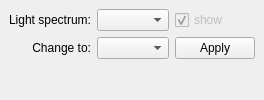
<?xml version="1.0" encoding="UTF-8"?>
<ui version="4.0">
 <class>IllumDock</class>
 <widget class="QDockWidget" name="IllumDock">
  <property name="windowTitle">
   <string>Illumination</string>
  </property>
  <widget class="QWidget" name="dockWidgetContents">
   <layout class="QGridLayout" name="gridLayout">
    <item row="1" column="3">
     <spacer name="horizontalSpacer">
      <property name="orientation">
       <enum>Qt::Horizontal</enum>
      </property>
      <property name="sizeHint" stdset="0">
       <size>
        <width>0</width>
        <height>0</height>
       </size>
      </property>
     </spacer>
    </item>
    <item row="1" column="1">
     <widget class="QComboBox" name="illum2Box">
      <property name="toolTip">
       <string>illuminant to apply</string>
      </property>
     </widget>
    </item>
    <item row="1" column="2">
     <widget class="QPushButton" name="applyButton">
      <property name="toolTip">
       <string>calculate new scene illumination</string>
      </property>
      <property name="text">
       <string>Apply</string>
      </property>
     </widget>
    </item>
    <item row="1" column="0">
     <widget class="QLabel" name="i2Label">
      <property name="text">
       <string>Change to:</string>
      </property>
      <property name="alignment">
       <set>Qt::AlignRight|Qt::AlignTrailing|Qt::AlignVCenter</set>
      </property>
     </widget>
    </item>
    <item row="0" column="0">
     <widget class="QLabel" name="i1Label">
      <property name="text">
       <string>Light spectrum:</string>
      </property>
      <property name="alignment">
       <set>Qt::AlignRight|Qt::AlignTrailing|Qt::AlignVCenter</set>
      </property>
     </widget>
    </item>
    <item row="0" column="1">
     <widget class="QComboBox" name="illum1Box">
      <property name="toolTip">
       <string>current/original illuminant</string>
      </property>
     </widget>
    </item>
    <item row="0" column="2">
     <widget class="QCheckBox" name="showCheck">
      <property name="enabled">
       <bool>false</bool>
      </property>
      <property name="toolTip">
       <string>draw illuminant range</string>
      </property>
      <property name="text">
       <string>show</string>
      </property>
      <property name="checked">
       <bool>true</bool>
      </property>
     </widget>
    </item>
    <item row="2" column="1">
     <spacer name="verticalSpacer">
      <property name="orientation">
       <enum>Qt::Vertical</enum>
      </property>
      <property name="sizeHint" stdset="0">
       <size>
        <width>0</width>
        <height>0</height>
       </size>
      </property>
     </spacer>
    </item>
   </layout>
  </widget>
 </widget>
 <resources/>
 <connections/>
</ui>
